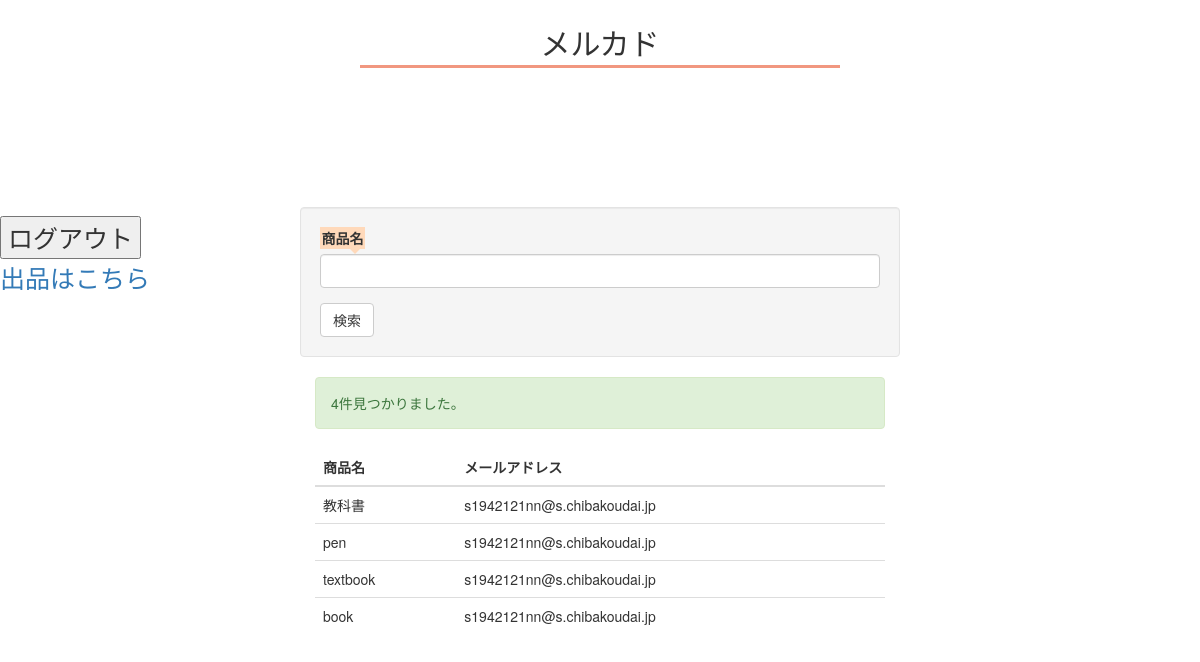
The page /htdocs/public/index.php (signed in) on the database as committed earlier.
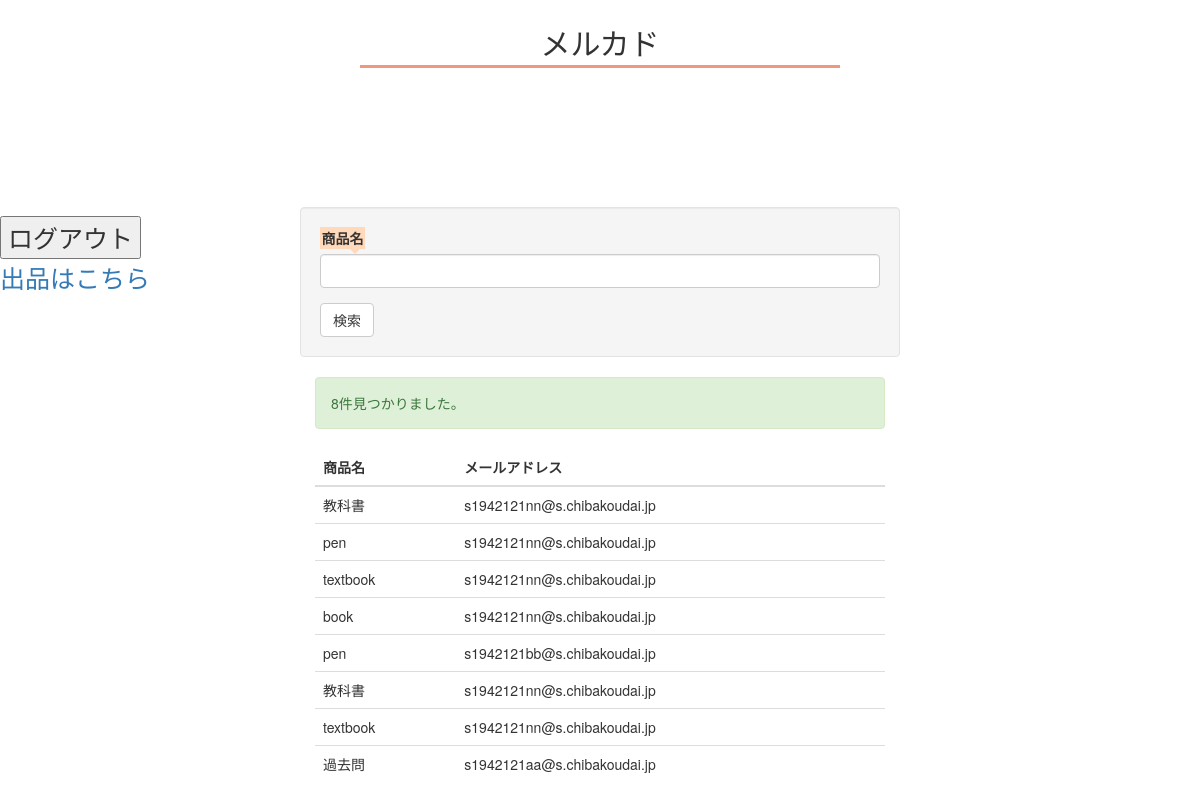
The same page on the database as committed later.
### tables this page shows
CREATE TABLE `product` (
  `id` int(11) NOT NULL AUTO_INCREMENT,
  `name` varchar(64) NOT NULL,
  `email` varchar(191) NOT NULL,
  PRIMARY KEY (`id`)
);

### htdocs/public/model.php (called while the page is built, shortened)
<?php
function getUserData($params){
	$dbServer = '127.0.0.1';
    $dbUser = isset($_SERVER['MYSQL_USER'])     ? $_SERVER['MYSQL_USER']     : 'testuser';
    $dbPass = isset($_SERVER['MYSQL_PASSWORD']) ? $_SERVER['MYSQL_PASSWORD'] : 'pass';
    $dbName = isset($_SERVER['MYSQL_DB'])       ? $_SERVER['MYSQL_DB']       : 'mydb';
	$Mysqli = new mysqli($dbServer, $dbUser, $dbPass, $dbName);
	$where = [];
	if($where){
		$whereSql = implode(' AND ', $where);
		$sql = 'select * from product where ' . $whereSql ;
	}else{
		$sql = 'select * from product';
	}
	$PDataSet = $Mysqli->query($sql);
	$result = [];
	while($row = $PDataSet->fetch_assoc()){
		$result[] = $row;
	}
	return $result;
}

### htdocs/public/index.php (the view, shortened to what this page needs)
<?php
include_once('model.php');
$PData = getUserData($_GET);
?>
<!DOCTYPE HTML>
<html lang="ja">
<head>
<link rel="stylesheet" href="style.css">
<link rel="stylesheet" href="https://maxcdn.bootstrapcdn.com/bootstrap/3.3.0/css/bootstrap.min.css">
<link rel="stylesheet" href="css.php">
</head>
<body>
<h2>メルカド</h2>
<div id="link">
　　<form  method="POST" action="logout.php">
    <input type="submit" name="logout" value="ログアウト">
    <p><a href="./shuppin.php">出品はこちら</a></p>
   </form>
</div>
<div class="col-xs-6 col-xs-offset-3 well">
	<form method="get" action="">
		<div class="form-group">
			<label for="InputName">商品名</label>
			<input name="name" class="form-control" id="InputName" value="<?php echo isset($_GET['name']) ? htmlspecialchars($_GET['name']) : '' ?>">
		</div>
		<input type="submit" class="btn btn-default" name="search" value="検索"/>
	</form>
</div>
<div class="col-xs-6 col-xs-offset-3">
	<?php if(isset($PData) && count($PData)): ?>
		<p class="alert alert-success"><?php echo count($PData) ?>件見つかりました。</p>
		<table class="table">
			<thead>
				<tr>
					<th>商品名</th>
					<th>メールアドレス</th>
				</tr>
			</thead>
			<tbody>
				<?php foreach($PData as $row): ?>
					<tr>
						<td><?php echo htmlspecialchars($row['name']) ?></td>
						<td><?php echo htmlspecialchars($row['email']) ?></td>
					</tr>
				<?php endforeach; ?>
			</tbody>
		</table>
	<?php else: ?>
		<p class="alert alert-danger">検索対象は見つかりませんでした。</p>
	<?php endif; ?>
</div>
</body>
</html>

### htdocs/public/style.css (style rules this page uses)
h2 { font-size: 60px; width: 40%; margin: 30px auto; text-align: center; font-family: serif; padding: 0.2em; color: #010101; background: #FFFF; border-bottom: solid 3px #f19780; }
body { background-color:#FFFF; }
label { position: relative; padding: 0.1em; background: #ffd9ba; }
label:after { position: absolute; content: ''; top: 100%; left: 30px; border: 5px solid transparent; border-top: 5px solid #ffd9ba; width: 0; height: 0; }
#link { font-size: 25px; margin-right: auto; width: 20%; position: relative; top: 100px; line-height: 1.5em; }

Rows that differ between the two databases and show on the page:
added product: name "pen", email "s1942121bb@s.chibakoudai.jp"
added product: name "教科書", email "s1942121nn@s.chibakoudai.jp"
added product: name "textbook", email "s1942121nn@s.chibakoudai.jp"
added product: name "過去問", email "s1942121aa@s.chibakoudai.jp"
Other text that changed with them:
count($PData): "4" → "8"
